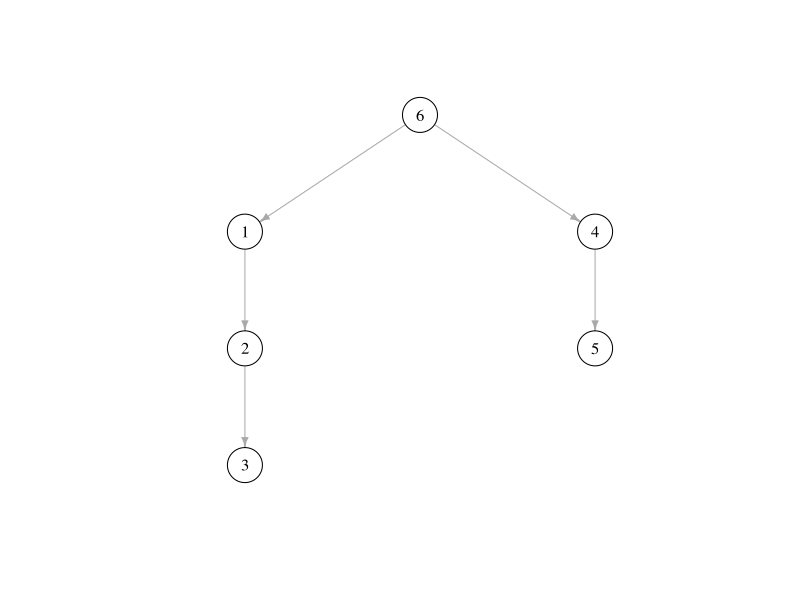

Recreate this plot in R.
## ---- chunk 1
knitr::opts_chunk$set(echo = TRUE)
## ---- chunk 2
retws = data.frame(sharers=c(1:5),seed_user=rep(6,5),time=c(1:5))
retws
## ---- chunk 3
followings = data.frame(egos=c(1,2,3,3,5,5),followees=c(6,1,1,2,2,4))
followings
## ---- chunk 4
reconstruct = function(retws,followings){
  library(plyr)
  if (nrow(followings)>0){
    dn = merge(followings,retws[,c('sharers','time')],by.x='egos',by.y='sharers')
    dn = merge(dn,retws[,c('sharers','time')],by.x='followees',by.y='sharers')
    
    dn = dn[which(dn$time.x>dn$time.y),]
    
    if (nrow(dn)>0){
      dn = plyr::ddply(dn,.(egos),mutate,n=length(followees),mint=max(time.y))
      dn = dn[which(dn$time.y==dn$mint),]
      dn = dn[,c('egos','followees','time.x','n')]
      colnames(dn) = c('sharers','seed_user','time','n')
      
      rest = retws[which(!retws$sharers %in% dn$sharers),c('sharers','seed_user','time')]
      rest$n=1
      
      tres = rbind(dn,rest)
      tres = tres[order(tres$time),]
    } else {
      tres = retws[,c('sharers','seed_user','time')]
      tres$n=1
    }
    
  } else {
    tres = retws[,c('sharers','seed_user','time')]
    tres$n=1
  }
  return (tres) # n indicate the number of exposures
}
## ---- chunk 5
diffnet = reconstruct(retws=retws,followings=followings)
diffnet
## ---- chunk 6
library(igraph)
g = graph.data.frame(diffnet[,c('seed_user','sharers')],directed = T)
V(g)$color = "white"
V(g)$label.color = "black"
V(g)$size = 20
plot(g,edge.arrow.size=0.5,layout=layout_as_tree) 
